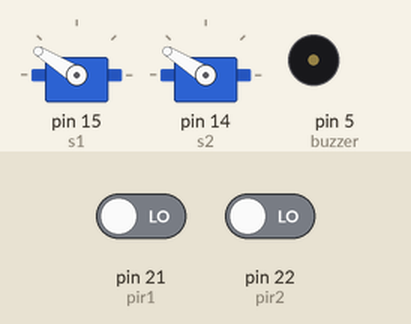
Bench run of a program on a simulated MicroPython board. On the bench: 2 × servo, buzzer (waves = sounding, pin HIGH). Inputs (shaded band) come from the test bench; at power-on: pin 21 (pir1) LOW, pin 22 (pir2) LOW. The clock reads 2024-03-15 10:24:30 at power-on unless the program sets it; servo angles are drawn from the pulse width (0.5 ms = 0°, 2.5 ms = 180°); library files of the repository ran but are not shown: pcf8563.py; pins used as bus, display or sensor lines are not drawn; what the program prints to the serial console is not drawn.

Above: at 30.25 s.
At 31.15 s:
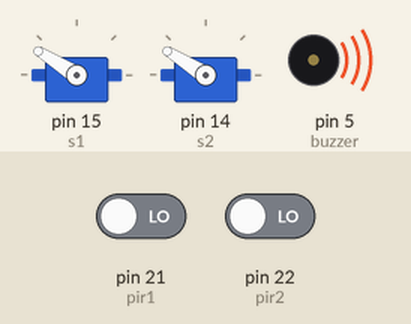
Timing chart, 0 to 33.2 s (numbered marks = the images above):
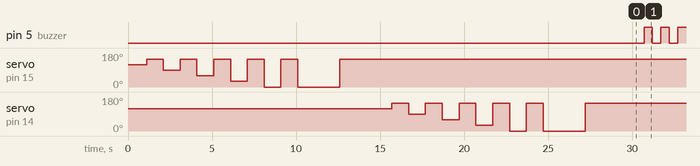

Measured:
- by itself, pin 5 (buzzer): alternates HIGH for 0.50 s and LOW for 0.50 s, 10 changes in all, then stays LOW

The program:

main.py
```python
## Basic spool controller for trap PCB v0.2.0
import time
from time import sleep
from machine import I2C, Pin, PWM
import timezone
import datetime
import pcf8563

servo_home = 2150*1000
servo_reset = 500*1000
servo_trigger = 2450*1000

spool_power = Pin(13, Pin.OUT)
spool_power.low()

s1 = PWM(Pin(15))
s1.freq(50)
s2 = PWM(Pin(14))
s2.freq(50)

buzzer = Pin(5, Pin.OUT)
buzzer.low()

day_trigger = Pin(17, Pin.IN, Pin.PULL_DOWN)

pir1 = Pin(21)
pir2 = Pin(22)

i2c = I2C(id=0, scl=Pin(25), sda=Pin(24))
r = pcf8563.PCF8563(i2c)

latitude = -43.532055
longitude = 172.636230
dst = timezone.time_change_rule(-1, 6, 9, 2, 780)
st = timezone.time_change_rule(0, 6, 4, 2, 720)
nz_tz = timezone.timezone(dst, st)

#now = datetime.datetime(2022, 4, 3, 13, 1) # Now in UTC


def trigger_spools():
    print("Trigger spools")
    spool_power.high()
    s1.duty_ns(servo_trigger)
    s2.duty_ns(servo_trigger)
    sleep(1)
    s1.duty_ns(servo_home)
    s2.duty_ns(servo_home)
    sleep(1)
    spool_power.low()

def reset_spool(spool):
    spool_power.high()
    sleep(0.1)
    print("Reset")
    n = 5
    for i in range(n):
        angle = int(servo_home+(servo_reset-servo_home)*(i+1)/n)
        print(angle)
        spool.duty_ns(angle)
        sleep(1)
        spool.duty_ns(servo_home)
        sleep(1)


    spool.duty_ns(servo_reset)
    sleep(2.5)
    print("Home")
    spool.duty_ns(servo_home)
    sleep(2)
    spool_power.low()

def reset_spools():
    print("Reset spool 1")
    reset_spool(s1)
    print("Reset spool 2")
    reset_spool(s2)
    print("Finished resetting spool, waiting 1 second.")
    sleep(1)

def get_now():
    year, month, day, date, hour, minute, second = r.datetime()
    return datetime.datetime(year = year+2000, month = month, day = date, hour = hour, minute = minute, second = second)

def is_night():
    utc = get_now()
    now = nz_tz.get_local_time(utc)
    sr = timezone.get_sunrise(utc, latitude, longitude, tz)
    ss = timezone.get_sunset(utc, latitude, longitude, tz)
    return now.time() < sr or ss < now.time() or day_trigger.value()

reset_spools()

now = get_now()
tz = nz_tz.get_current_tz(now).timezone
print(now)

for i in range(5):
    sleep(0.5)
    buzzer.high()
    sleep(0.5)
    buzzer.low()

trap_active = True

while True:
    # Check if trap should be active
    night = is_night()
    if night and not trap_active:
        print("Making trap active as it's night")
        trap_active = True
    elif not night and trap_active:
        print("Making trap inactive as it is day")
        trap_active = False

    if not trap_active:
        sleep(5)
        continue

    if (pir1.value() or pir2.value()):
        print("PIRs triggered")
        sleep(0.5)
        trigger_spools()
        sleep(60*10)
        reset_spools()
    sleep(0.1)
```

timezone.py
```python
import datetime
from math import acos, tan, sin, pi, cos

def minutes_to_time(minutes):
    hours = minutes//60
    minutes = minutes-hours*60
    return datetime.time(hour = hours, minute = minutes)

# -1 is a placeholder for indexing purposes.
_DAYS_IN_MONTH = [-1, 31, 28, 31, 30, 31, 30, 31, 31, 30, 31, 30, 31]
_DAYS_BEFORE_MONTH = [-1, 0, 31, 59, 90, 120, 151, 181, 212, 243, 273, 304, 334]

def get_sunrise_sunset(date, latitude, longitude, timezone, sunset):
    ## TODO could be more accurate using lepyear and timezone.
    day_of_year = _DAYS_BEFORE_MONTH[date.month] + date.day
    latitude = latitude*pi/180
    y = 2*pi/365*(day_of_year-1)
    eqtime = 229.18*(0.000075+0.001868*cos(y)-0.032077*sin(y)-0.014615*cos(2*y)-0.040849*sin(2*y))
    decl = 0.006918 - 0.399912*cos(y) + 0.070257*sin(y) - 0.006758*cos(2*y) + 0.000907*sin(2*y) - 0.002697*cos(3*y) + 0.00148*sin(3*y)
    ha = acos(cos(90.833*2*pi/360)/(cos(latitude)*cos(decl)) - tan(latitude)*tan(decl))
    if sunset:
        ha = -1*ha
    return minutes_to_time(int(720 - 4*(longitude + ha*180/pi) - eqtime + timezone))

def get_sunrise(date, latitude, longitude, timezone):
    return get_sunrise_sunset(date, latitude, longitude, timezone, False)

def get_sunset(date, latitude, longitude, timezone):
    return get_sunrise_sunset(date, latitude, longitude, timezone, True)

class time_change_rule:
    week = 0
    weekday = 0
    month = 0
    hour = 0
    timezone = 0

    def __init__(this, week, weekday, month, hour, timezone):
        this.week = week
        this.weekday = weekday
        this.month = month
        this.hour = hour
        this.timezone = timezone

    def next_change(this, now):
        next = this.get_timezone_datetime(now.year)
        if next <= now:
            next = this.get_timezone_datetime(now.year+1)
        return next

    def get_timezone_datetime(this, year):
        weekday_on_first = datetime.date(year, this.month, 1).weekday()
        weekday_first_week = (this.weekday-weekday_on_first+7)%7+1
        weekdays_in_month = [weekday_first_week]
        while True:
            try:
                next = weekdays_in_month[-1] + 7
                datetime.date(year, this.month, next)
                weekdays_in_month.append(next)
            except:
                break
        return datetime.datetime(year, this.month, weekdays_in_month[this.week], this.hour)

class timezone:
    dst = None
    st = None

    def __init__(this, dst, st):
        this.dst = dst
        this.st = st

    def get_current_tz(this, utc_time):
        #print("UTC:", utc_time)
        now = utc_time + datetime.timedelta(minutes=min(this.dst.timezone, this.st.timezone))
        #print("TZ:", now)

        if this.dst.next_change(now) < this.st.next_change(now):
            tz = this.st
        else:
            tz = this.dst

        return tz

    def get_local_time(this, utc_time):
        tz = this.get_current_tz(utc_time)
        return utc_time + datetime.timedelta(minutes=tz.timezone)


"""
print("======EXAMPLES======")
latitude = -43.532055
longitude = 172.636230
dst = time_change_rule(-1, 6, 9, 2, 780)
st = time_change_rule(0, 6, 4, 2, 720)
nz_tz = timezone(dst, st)
now = datetime.datetime(2022, 4, 3, 13, 1) # Now in UTC

print(_DAYS_BEFORE_MONTH)

print("UTC:    ", now)
tz = nz_tz.get_current_tz(now).timezone
print("TZ:     ", tz/60)
print("local:  ", nz_tz.get_local_time(now))
print("Sunrise:", get_sunrise(now, latitude, longitude, tz))
print("Sunset: ", get_sunset(now, latitude, longitude, tz))
"""
```
